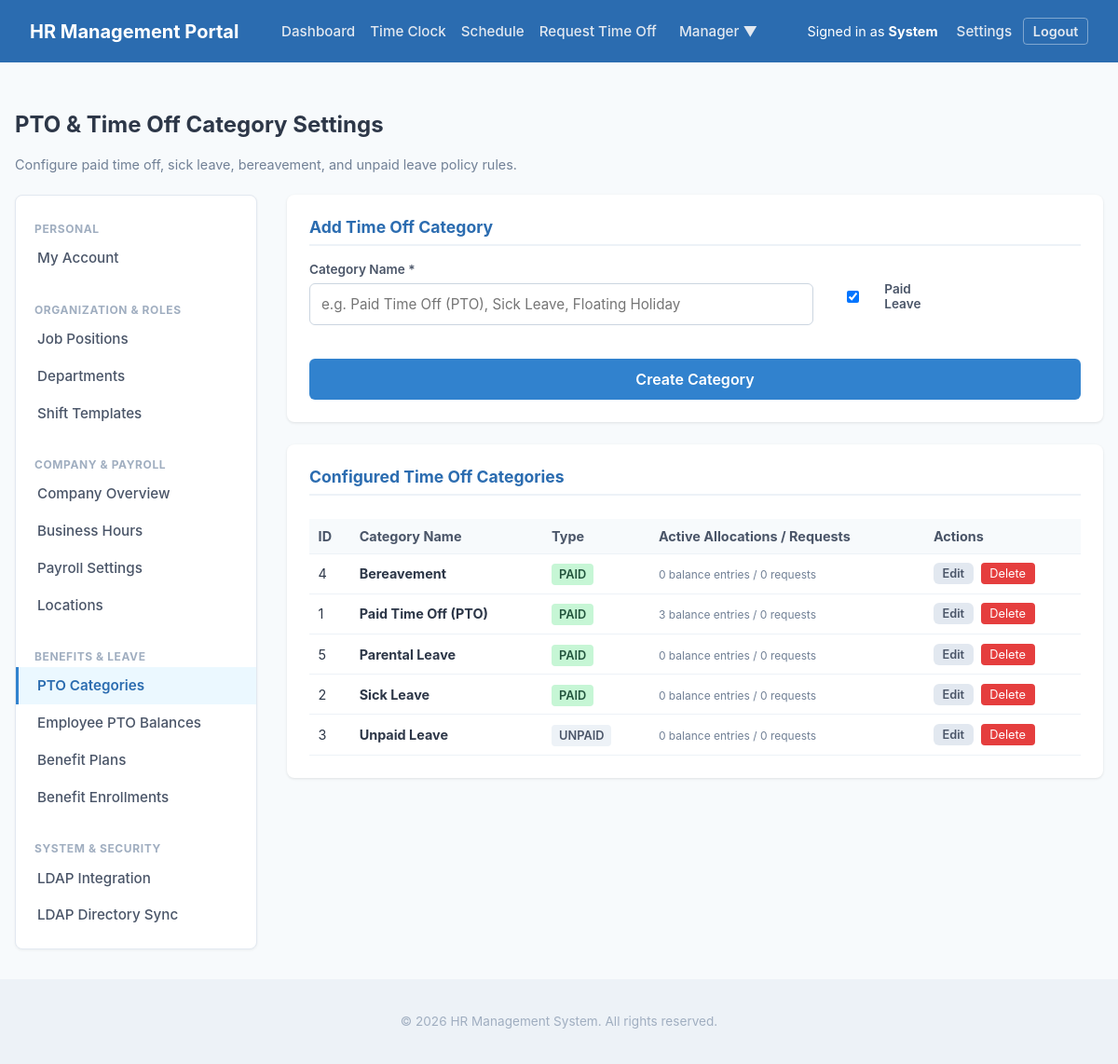
/public/leave_types.php (signed in), run on the app's committed database.
### tables this page shows
CREATE TABLE `leave_types` (
  `leave_type_id` int(10) unsigned NOT NULL AUTO_INCREMENT,
  `type_name` varchar(50) NOT NULL,
  `is_paid` tinyint(1) NOT NULL DEFAULT 1,
  PRIMARY KEY (`leave_type_id`),
  UNIQUE KEY `type_name` (`type_name`)
);

### public/leave_types.php (the view, shortened to what this page needs)
<?php
require_once __DIR__ . '/../includes/auth.php';
$editType = null;
$leaveTypes = $pdo->query('
    SELECT lt.*,
           COUNT(DISTINCT lr.request_id) AS request_count,
           COUNT(DISTINCT lb.balance_id) AS balance_count
    FROM leave_types lt
    LEFT JOIN leave_requests lr ON lt.leave_type_id = lr.leave_type_id
    LEFT JOIN leave_balances lb ON lt.leave_type_id = lb.leave_type_id
    GROUP BY lt.leave_type_id
    ORDER BY lt.type_name ASC
')->fetchAll();
require_once __DIR__ . '/../includes/header.php';
?>
<div class="container">
    <div class="directory-header">
        <div>
            <h2>PTO & Time Off Category Settings</h2>
            <p class="subtitle">Configure paid time off, sick leave, bereavement, and unpaid leave policy rules.</p>
        </div>
    </div>
    <div style="display: flex; gap: 2rem; align-items: flex-start; margin-top: 1rem; width: 100%;">
        <div style="width: 260px; min-width: 260px; flex-shrink: 0;">
            <?php require_once __DIR__ . '/../includes/settings_sidebar.php'; ?>
        </div>
        <div style="flex: 1 1 auto; min-width: 0;">
            <div class="card" style="margin-bottom: 1.5rem;">
                <h3 style="margin-top: 0; color: #2b6cb0;"><?= $editType ? 'Edit Time Off Category' : 'Add Time Off Category' ?></h3>
                <form method="POST" action="leave_types.php">
                    <div class="form-row">
                        <div class="form-group" style="flex: 2;">
                            <label for="type_name">Category Name *</label>
                            <input type="text" id="type_name" name="type_name" required value="<?= htmlspecialchars($editType['type_name'] ?? '') ?>" placeholder="e.g. Paid Time Off (PTO), Sick Leave, Floating Holiday">
                        </div>
                        <div class="form-group" style="flex: 1; display: flex; align-items: flex-end; padding-bottom: 0.5rem;">
                            <label style="display: flex; align-items: center; gap: 0.5rem; cursor: pointer; font-weight: 600;">
                                <input type="checkbox" name="is_paid" value="1" <?= (!isset($editType['is_paid']) || $editType['is_paid']) ? 'checked' : '' ?>>
                                <span>Paid Leave</span>
                            </label>
                        </div>
                    </div>
                    <div style="display: flex; gap: 0.5rem; margin-top: 1rem;">
                        <button type="submit" class="btn-submit"><?= $editType ? 'Save Changes' : 'Create Category' ?></button>
                    </div>
                </form>
            </div>
            <div class="card">
                <h3 style="margin-top: 0; color: #2b6cb0;">Configured Time Off Categories</h3>
                <div class="table-responsive">
                    <table class="table">
                        <thead>
                            <tr>
                                <th>ID</th>
                                <th>Category Name</th>
                                <th>Type</th>
                                <th>Active Allocations / Requests</th>
                                <th>Actions</th>
                            </tr>
                        </thead>
                        <tbody>
                            <?php if (!empty($leaveTypes)): ?>
                                <?php foreach ($leaveTypes as $lt): ?>
                                    <tr>
                                        <td><?= $lt['leave_type_id'] ?></td>
                                        <td><strong><?= htmlspecialchars($lt['type_name']) ?></strong></td>
                                        <td>
                                            <?php if ($lt['is_paid']): ?>
                                                <span class="badge badge-active">Paid</span>
                                            <?php else: ?>
                                                <span class="badge badge-manager" style="background: #edf2f7; color: #4a5568;">Unpaid</span>
                                            <?php endif; ?>
                                        </td>
                                        <td>
                                            <small style="color: #718096;">
                                                <?= $lt['balance_count'] ?> balance entries / <?= $lt['request_count'] ?> requests
                                            </small>
                                        </td>
                                        <td>
                                            <div style="display: flex; gap: 0.5rem; align-items: center;">
                                                <a href="leave_types.php?edit_id=<?= $lt['leave_type_id'] ?>" class="btn-reset" style="font-size: 0.8rem; padding: 0.25rem 0.6rem; text-decoration: none;">Edit</a>
                                                <form method="POST" action="leave_types.php" onsubmit="return confirm('Are you sure you want to delete this leave category?');" style="margin: 0;">
                                                    <button type="submit" style="background: #e53e3e; color: white; border: none; padding: 0.25rem 0.6rem; border-radius: 4px; font-size: 0.8rem; cursor: pointer;">Delete</button>
                                                </form>
                                            </div>
                                        </td>
                                    </tr>
                                <?php endforeach; ?>
                            <?php else: ?>
                                <tr>
                                    <td colspan="5" style="text-align: center; color: #a0aec0;">No time off categories configured yet.</td>
                                </tr>
                            <?php endif; ?>
                        </tbody>
                    </table>
                </div>
            </div>
        </div>
    </div>
</div>
<?php require_once __DIR__ . '/../includes/footer.php'; ?>

### public/css/style.css (style rules this page uses)
* { box-sizing: border-box; font-family: -apple-system, BlinkMacSystemFont, "Segoe UI", Roboto, sans-serif; }
body { background-color: #f7fafc; margin: 0; padding: 0; color: #2d3748; display: flex; flex-direction: column; min-height: 100vh; }
.container { max-width: 1200px; margin: 2rem auto; padding: 0 1rem; }
.form-row { display: flex; gap: 1rem; }
.form-group { margin-bottom: 1.25rem; flex: 1; }
.form-group label { display: block; margin-bottom: 0.4rem; font-weight: 600; font-size: 0.85rem; color: #4a5568; }
.form-group input { width: 100%; padding: 0.75rem; border: 1px solid #cbd5e0; border-radius: 6px; font-size: 0.95rem; }
.btn-submit { width: 100%; padding: 0.75rem; background: #3182ce; color: white; border: none; border-radius: 6px; font-size: 1rem; font-weight: 600; cursor: pointer; transition: background 0.2s; }
.badge { background: #e2e8f0; color: #4a5568; padding: 0.25rem 0.5rem; border-radius: 4px; font-size: 0.8rem; font-weight: 600; margin-right: 0.25rem; text-transform: uppercase; }
.badge-manager { background: #feebc8; color: #9c4221; }
.card { background: white; border-radius: 8px; padding: 1.5rem; box-shadow: 0 1px 3px rgba(0,0,0,0.1); }
.card h3 { margin-top: 0; font-size: 1.1rem; border-bottom: 2px solid #edf2f7; padding-bottom: 0.5rem; color: #2b6cb0; }
.table { width: 100%; border-collapse: collapse; margin-top: 0.5rem; font-size: 0.9rem; }
.table th, .table td { padding: 0.6rem; text-align: left; border-bottom: 1px solid #edf2f7; }
.table th { background-color: #f7fafc; color: #4a5568; }
.directory-header { display: flex; justify-content: space-between; align-items: flex-start; margin-bottom: 1.5rem; }
.directory-header .subtitle { color: #718096; margin: 0.25rem 0 0 0; font-size: 0.9rem; }
.btn-reset { padding: 0.75rem 1rem; background: #e2e8f0; color: #4a5568; text-decoration: none; border-radius: 6px; font-size: 0.9rem; font-weight: 600; text-align: center; }
.table-responsive { overflow-x: auto; }
.badge-active { background: #c6f6d5; color: #22543d; }

### data on the page
leave_types: leave_type_id "4", type_name "Bereavement", is_paid "PAID", balance_count "0", request_count "0"
leave_types: leave_type_id "1", type_name "Paid Time Off (PTO)", is_paid "PAID", balance_count "3", request_count "0"
leave_types: leave_type_id "5", type_name "Parental Leave", is_paid "PAID", balance_count "0", request_count "0"
leave_types: leave_type_id "2", type_name "Sick Leave", is_paid "PAID", balance_count "0", request_count "0"
leave_types: leave_type_id "3", type_name "Unpaid Leave", is_paid "UNPAID", balance_count "0", request_count "0"

### other printed values
$_SESSION['first_name'] "System"
